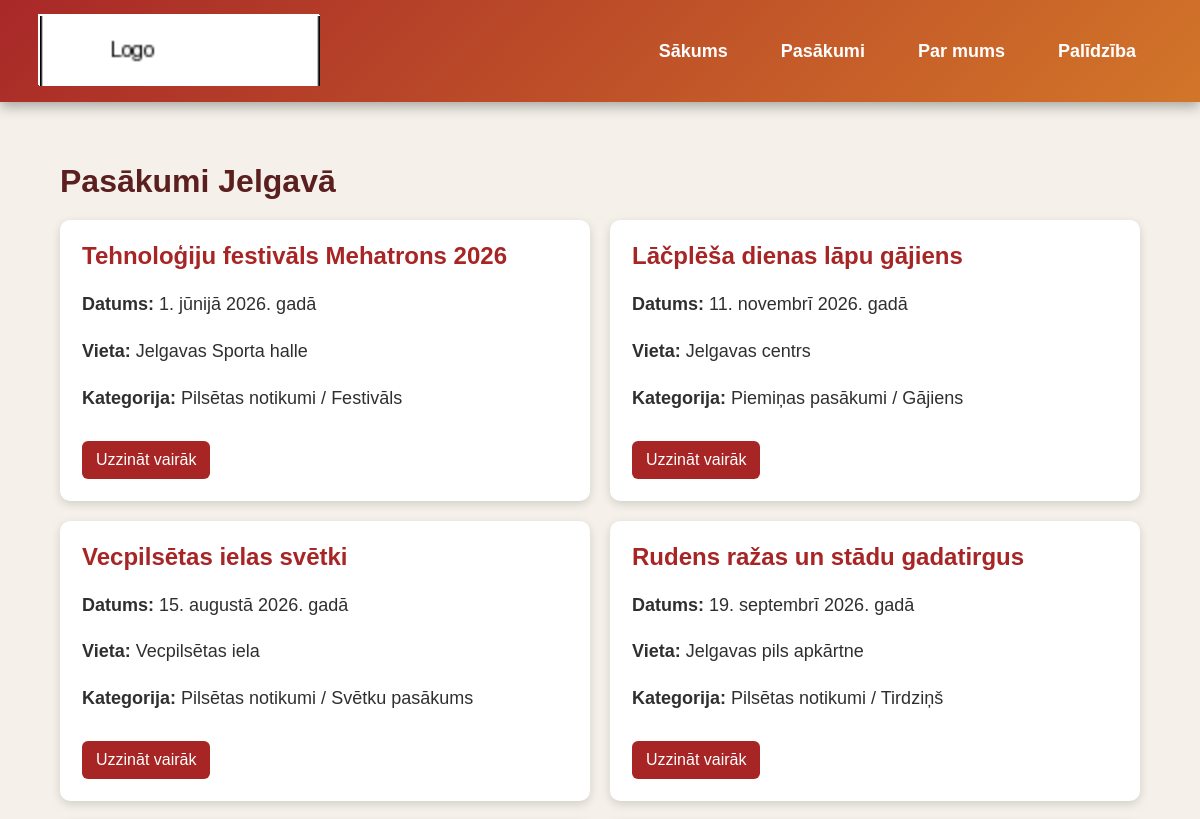
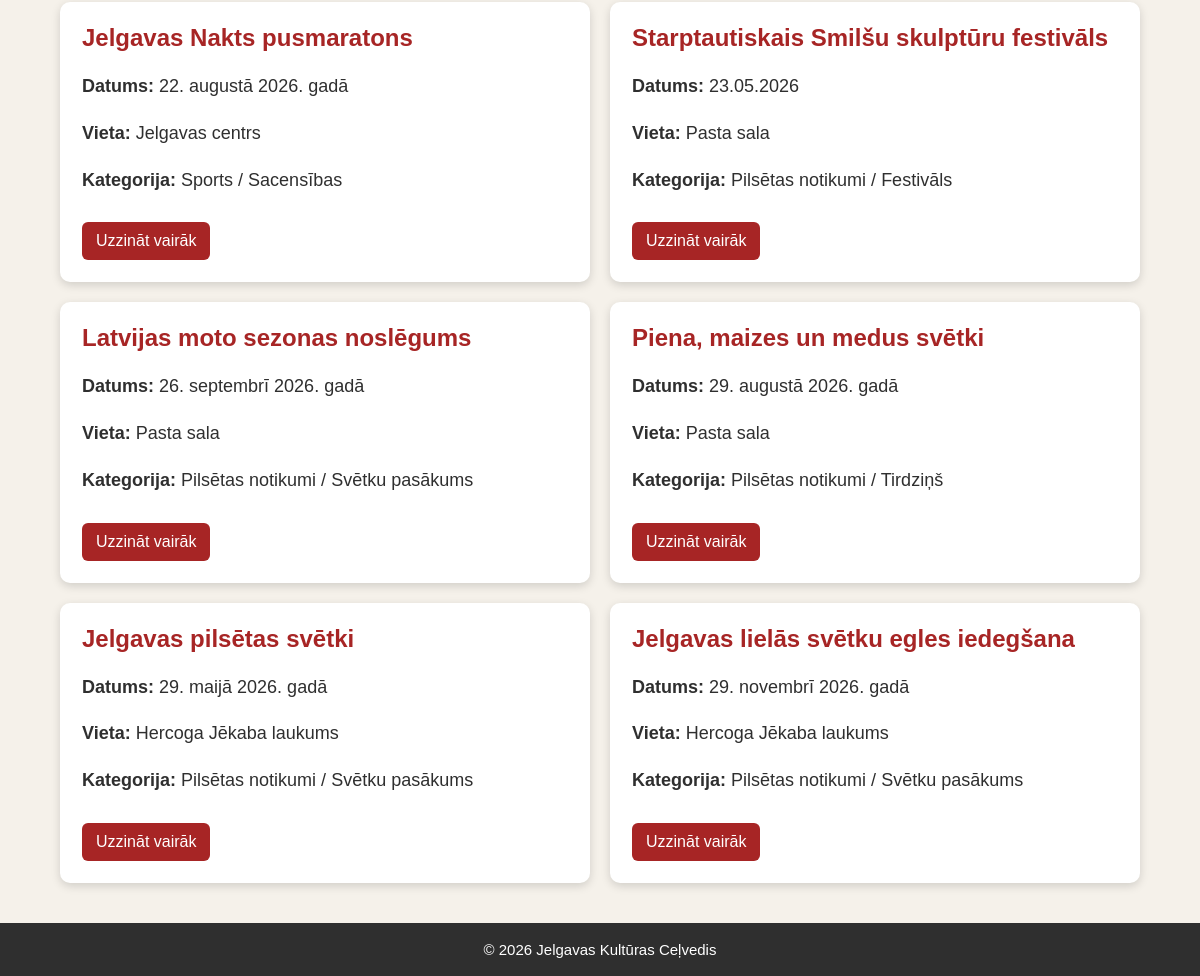
The app's page /pasakumi with its own data (2 pictures, top to bottom).
### tables this page shows
CREATE TABLE events (
    id INTEGER PRIMARY KEY AUTOINCREMENT,
    title TEXT NOT NULL,
    event_date TEXT NOT NULL,
    location_id INTEGER NOT NULL,
    organizer_id INTEGER NOT NULL,
    category_id INTEGER NOT NULL,
    description TEXT,
    FOREIGN KEY (location_id) REFERENCES locations(id),
    FOREIGN KEY (organizer_id) REFERENCES organizers(id),
    FOREIGN KEY (category_id) REFERENCES categories(id)
);

CREATE TABLE locations (
    id INTEGER PRIMARY KEY AUTOINCREMENT,
    name TEXT NOT NULL,
    address TEXT
);

CREATE TABLE categories (
    id INTEGER PRIMARY KEY AUTOINCREMENT,
    category_name TEXT NOT NULL,
    subcategory_name TEXT
);

### app.py (the view)
@app.route("/pasakumi")
def events():
    events = get_events()
    return render_template("events.html", events=events)

### app.py (called while the page is built)
def get_db_connection():
    db = Path(__file__).parent / "events.db"
    conn = sqlite3.connect(db)
    conn.row_factory = sqlite3.Row
    return conn

def get_events(where_clause="", params=()):
    conn = get_db_connection()
    events = conn.execute(f"""
        SELECT
            events.id,
            events.title,
            events.event_date,
            events.description,
            locations.name AS location,
            locations.address AS address,
            organizers.name AS organizer,
            categories.category_name,
            categories.subcategory_name
        FROM events
        JOIN locations ON events.location_id = locations.id
        JOIN organizers ON events.organizer_id = organizers.id
        JOIN categories ON events.category_id = categories.id
        {where_clause}
        ORDER BY events.event_date
    """, params).fetchall()
    conn.close()
    return events

### templates/events.html (shortened to what this page needs)
{% extends "base.html" %}
{% block content %}
<h1>Pasākumi Jelgavā</h1>
<div class="events">
    {% for event in events %}
    <div class="event_card">
        <h2>{{ event["title"] }}</h2>
        <p><strong>Datums:</strong> {{ event["event_date"] }}</p>
        <p><strong>Vieta:</strong> {{ event["location"] }}</p>
        <p><strong>Kategorija:</strong> {{ event["category_name"] }} / {{ event["subcategory_name"] }}</p>
        <a href="/pasakumi/{{ event['id'] }}" class="button">Uzzināt vairāk</a>
    </div>
    {% endfor %}
</div>
{% endblock %}

### templates/base.html (shortened to what this page needs)
<!DOCTYPE html>
<html lang="lv">
<head>
    <link rel="stylesheet" href="{{ url_for('static', filename='style.css') }}">
</head>
<body>
    <header>
        <img src="{{ url_for('static', filename='images/logo.png') }}" alt="Logo" class="logo">
        <nav>
            <a href="/">Sākums</a>
            <a href="/pasakumi">Pasākumi</a>
            <a href="/par-mums">Par mums</a>
            <a href="/palidzibas">Palīdzība</a>
        </nav>
    </header>
    <main>
        {% block content %}{% endblock %}
    </main>
    <footer>
        <p>&copy; 2026 Jelgavas Kultūras Ceļvedis</p>
    </footer>
</body>
</html>

### static/style.css (style rules this page uses)
html, body { margin: 0; padding: 0; }
body { font-family: Arial, sans-serif; background: #f5f1ea; color: #2f2f2f; padding: 0; display: flex; flex-direction: column; min-height: 100vh; }
header { font-size: large; background: linear-gradient(135deg, #a72525fb, #cf6916e8); color: white; padding: 16px 40px; display:flex; align-items: center; justify-content: space-between; box-shadow: 0 5px 12px rgba(0, 0, 0, 0.3); }
.logo { height: 70px; width: 280px; object-fit: cover; object-position: center 42%; filter: drop-shadow(-0.5px -0.5px 0 white) drop-shadow(0.5px -0.5px 0 white) drop-shadow(-0.5px 0.5px 0 white) drop-shadow(0.5px 0.5px 0 white); }
nav a { color: white; margin: 12px; text-decoration:none; font-weight: 600; padding: 12px; }
main { max-width: 90%; width: 100%; margin: 0 auto; padding: 40px 20px; flex: 1; }
main h1 { color: #5b1f1f; font-weight: bold; margin-bottom: 20px; }
main p { font-size: 18px; line-height: 1.6; }
footer { background-color: #2f2f2f; color: white; text-align: center; padding: 18px; }
footer p { margin: 0; font-size: 15px; }
.events { display: grid; grid-template-columns: 1fr 1fr; gap: 20px; }
.event_card { background-color: white; padding: 22px; border-radius: 10px; box-shadow: 0 3px 10px rgba(0,0,0,0.15); }
.event_card h2 { color: #a72525; margin-top: 0; }
.button { display: inline-block; background-color: #a72525; color: white; padding: 10px 14px; text-decoration: none; border-radius: 6px; margin-top: 10px; }

### records on screen
events: title "Tehnoloģiju festivāls Mehatrons 2026", event_date "1. jūnijā 2026. gadā", location "Jelgavas Sporta halle", category_name "Pilsētas notikumi", subcategory_name "Festivāls"
events: title "Lāčplēša dienas lāpu gājiens", event_date "11. novembrī 2026. gadā", location "Jelgavas centrs", category_name "Piemiņas pasākumi", subcategory_name "Gājiens"
events: title "Vecpilsētas ielas svētki", event_date "15. augustā 2026. gadā", location "Vecpilsētas iela", category_name "Pilsētas notikumi", subcategory_name "Svētku pasākums"
events: title "Rudens ražas un stādu gadatirgus", event_date "19. septembrī 2026. gadā", location "Jelgavas pils apkārtne", category_name "Pilsētas notikumi", subcategory_name "Tirdziņš"
events: title "Jelgavas Nakts pusmaratons", event_date "22. augustā 2026. gadā", location "Jelgavas centrs", category_name "Sports", subcategory_name "Sacensības"
events: title "Starptautiskais Smilšu skulptūru festivāls", event_date "23.05.2026", location "Pasta sala", category_name "Pilsētas notikumi", subcategory_name "Festivāls"
events: title "Latvijas moto sezonas noslēgums", event_date "26. septembrī 2026. gadā", location "Pasta sala", category_name "Pilsētas notikumi", subcategory_name "Svētku pasākums"
events: title "Piena, maizes un medus svētki", event_date "29. augustā 2026. gadā", location "Pasta sala", category_name "Pilsētas notikumi", subcategory_name "Tirdziņš"
events: title "Jelgavas pilsētas svētki", event_date "29. maijā 2026. gadā", location "Hercoga Jēkaba laukums", category_name "Pilsētas notikumi", subcategory_name "Svētku pasākums"
events: title "Jelgavas lielās svētku egles iedegšana", event_date "29. novembrī 2026. gadā", location "Hercoga Jēkaba laukums", category_name "Pilsētas notikumi", subcategory_name "Svētku pasākums"
